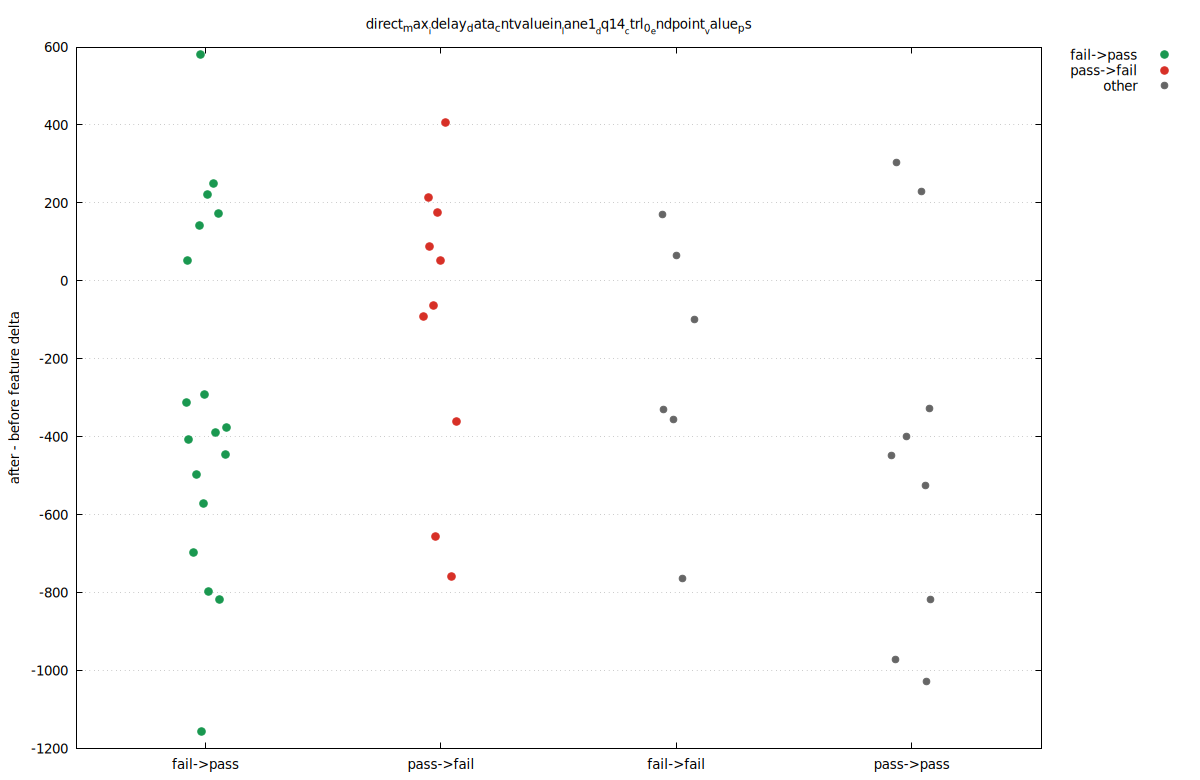

This chart was generated by the following gnuplot code:
set terminal pngcairo size 1200,780 enhanced font 'DejaVu Sans,10'
set output 'delta_13.png'
set datafile separator comma
set key outside right top
set grid ytics
set xrange [0.45:4.55]
set xtics ('fail->pass' 1, 'pass->fail' 2, 'fail->fail' 3, 'pass->pass' 4)
set ylabel 'after - before feature delta'
set title 'direct_max__idelay_data_cntvaluein__lane1__dq14__ctrl_0__endpoint__value_ps'
plot \
  'delta_13.dat' using 1:3 with points pt 7 ps 1.25 lc rgb '#1a9850' title 'fail->pass', \
  'delta_13.dat' using 1:4 with points pt 7 ps 1.25 lc rgb '#d73027' title 'pass->fail', \
  'delta_13.dat' using 1:5 with points pt 7 ps 1.1 lc rgb '#666666' title 'other'
